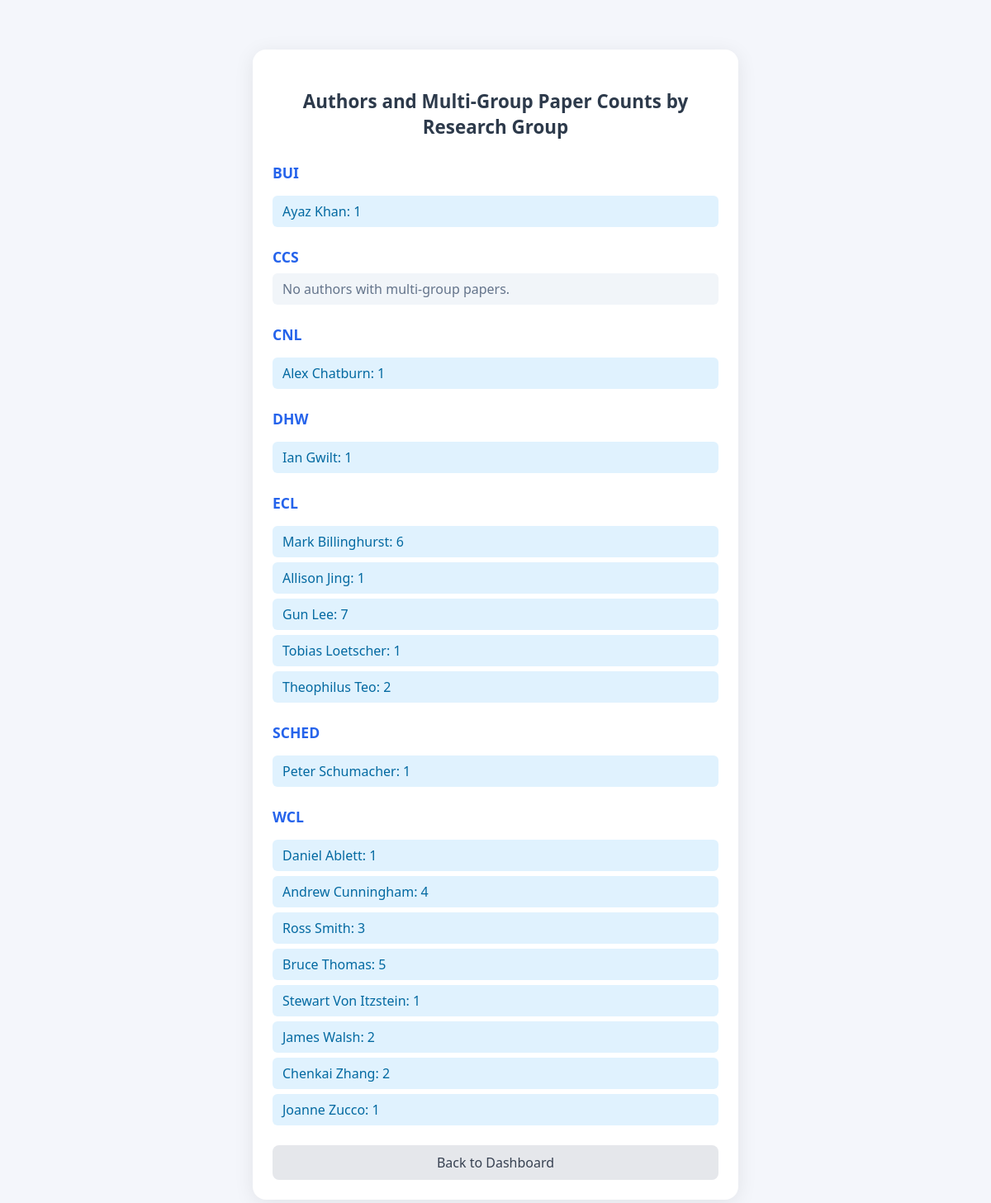
The app's page /report/group-author-multi-group/ with its own data.
### research/models.py (models this page shows, shortened)
class ResearchGroup(models.Model):
    name = models.CharField(max_length=255, unique=True)

### research/views.py (the view)
# urls.py: path('report/group-author-multi-group/', views.report_group_author_multi_group, name='report_group_author_multi_group'),
def report_group_author_multi_group(request):
    data = get_group_author_multi_group_counts()
    return render(request, 'research/report_group_author_multi_group.html', {'data': data})

### research/models.py (called while the page is built)
    def __str__(self):
        return f"{self.first_name} {self.last_name}"

### research/views.py (called while the page is built)
def get_group_author_multi_group_counts():
    result = {}
    for group in ResearchGroup.objects.all():
        authors = Author.objects.filter(research_group=group)
        author_counts = {}
        for author in authors:
            count = 0
            for ap in author.authorpublication_set.all():
                pub = ap.publication
                groups = set(pub.authorpublication_set.select_related('author__research_group').values_list('author__research_group__name', flat=True))
                if len(groups) > 1:
                    count += 1
            if count > 0:
                author_counts[author.__str__()] = count
        result[group.name] = author_counts
    return result

### research/templates/research/report_group_author_multi_group.html (shortened to what this page needs)
<!DOCTYPE html>
<html lang="en">
<head>
</head>
<body>
  <div class="container">
    <h1>Authors and Multi-Group Paper Counts by Research Group</h1>
    {% for group, authors in data.items %}
      <h2>{{ group }}</h2>
      {% if authors %}
        <ul class="authors">
          {% for author, count in authors.items %}
            <li>{{ author }}: {{ count }}</li>
          {% endfor %}
        </ul>
      {% else %}
        <div class="no-authors">No authors with multi-group papers.</div>
      {% endif %}
    {% endfor %}
    <a class="back-link" href="{% url 'index' %}">Back to Dashboard</a>
  </div>
</body>
</html>

### research/templates/research/report_group_author_multi_group.html (style rules this page uses)
body { background: #f4f6fb; font-family: 'Segoe UI', 'Roboto', Arial, sans-serif; margin: 0; padding: 0; min-height: 100vh; }
.container { max-width: 540px; margin: 60px auto; background: #fff; border-radius: 16px; box-shadow: 0 4px 24px rgba(0,0,0,0.08); padding: 32px 24px 24px 24px; }
h1 { text-align: center; color: #2d3a4b; margin-bottom: 28px; font-size: 1.4rem; }
h2 { color: #2563eb; margin-top: 24px; margin-bottom: 8px; font-size: 1.1rem; }
ul.authors { list-style: none; padding: 0; margin-bottom: 10px; }
ul.authors li { background: #e0f2fe; color: #0369a1; border-radius: 6px; padding: 8px 12px; margin-bottom: 6px; font-size: 1rem; }
.no-authors { color: #64748b; background: #f1f5f9; border-radius: 6px; padding: 8px 12px; margin-bottom: 10px; font-size: 1rem; }
.back-link { display: block; margin: 24px auto 0 auto; text-align: center; background: #e5e7eb; color: #374151; text-decoration: none; padding: 10px 0; border-radius: 8px; width: 100%; font-size: 1rem; transition: background 0.18s; }

### records on screen
ResearchGroup: data "BUI"
ResearchGroup: data "CCS"
ResearchGroup: data "CNL"
ResearchGroup: data "DHW"
ResearchGroup: data "ECL"
ResearchGroup: data "SCHED"
ResearchGroup: data "WCL"

### other values on screen
{{ author }} "Ayaz Khan" "Alex Chatburn" "Ian Gwilt" "Mark Billinghurst" "Allison Jing" "Gun Lee" "Tobias Loetscher" "Theophilus Teo" "Peter Schumacher" "Daniel Ablett" "Andrew Cunningham" "Ross Smith" "Bruce Thomas" "Stewart Von Itzstein" "James Walsh" "Chenkai Zhang" "Joanne Zucco"
{{ count }} "1" "1" "1" "6" "1" "7" "1" "2" "1" "1" "4" "3" "5" "1" "2" "2" "1"
